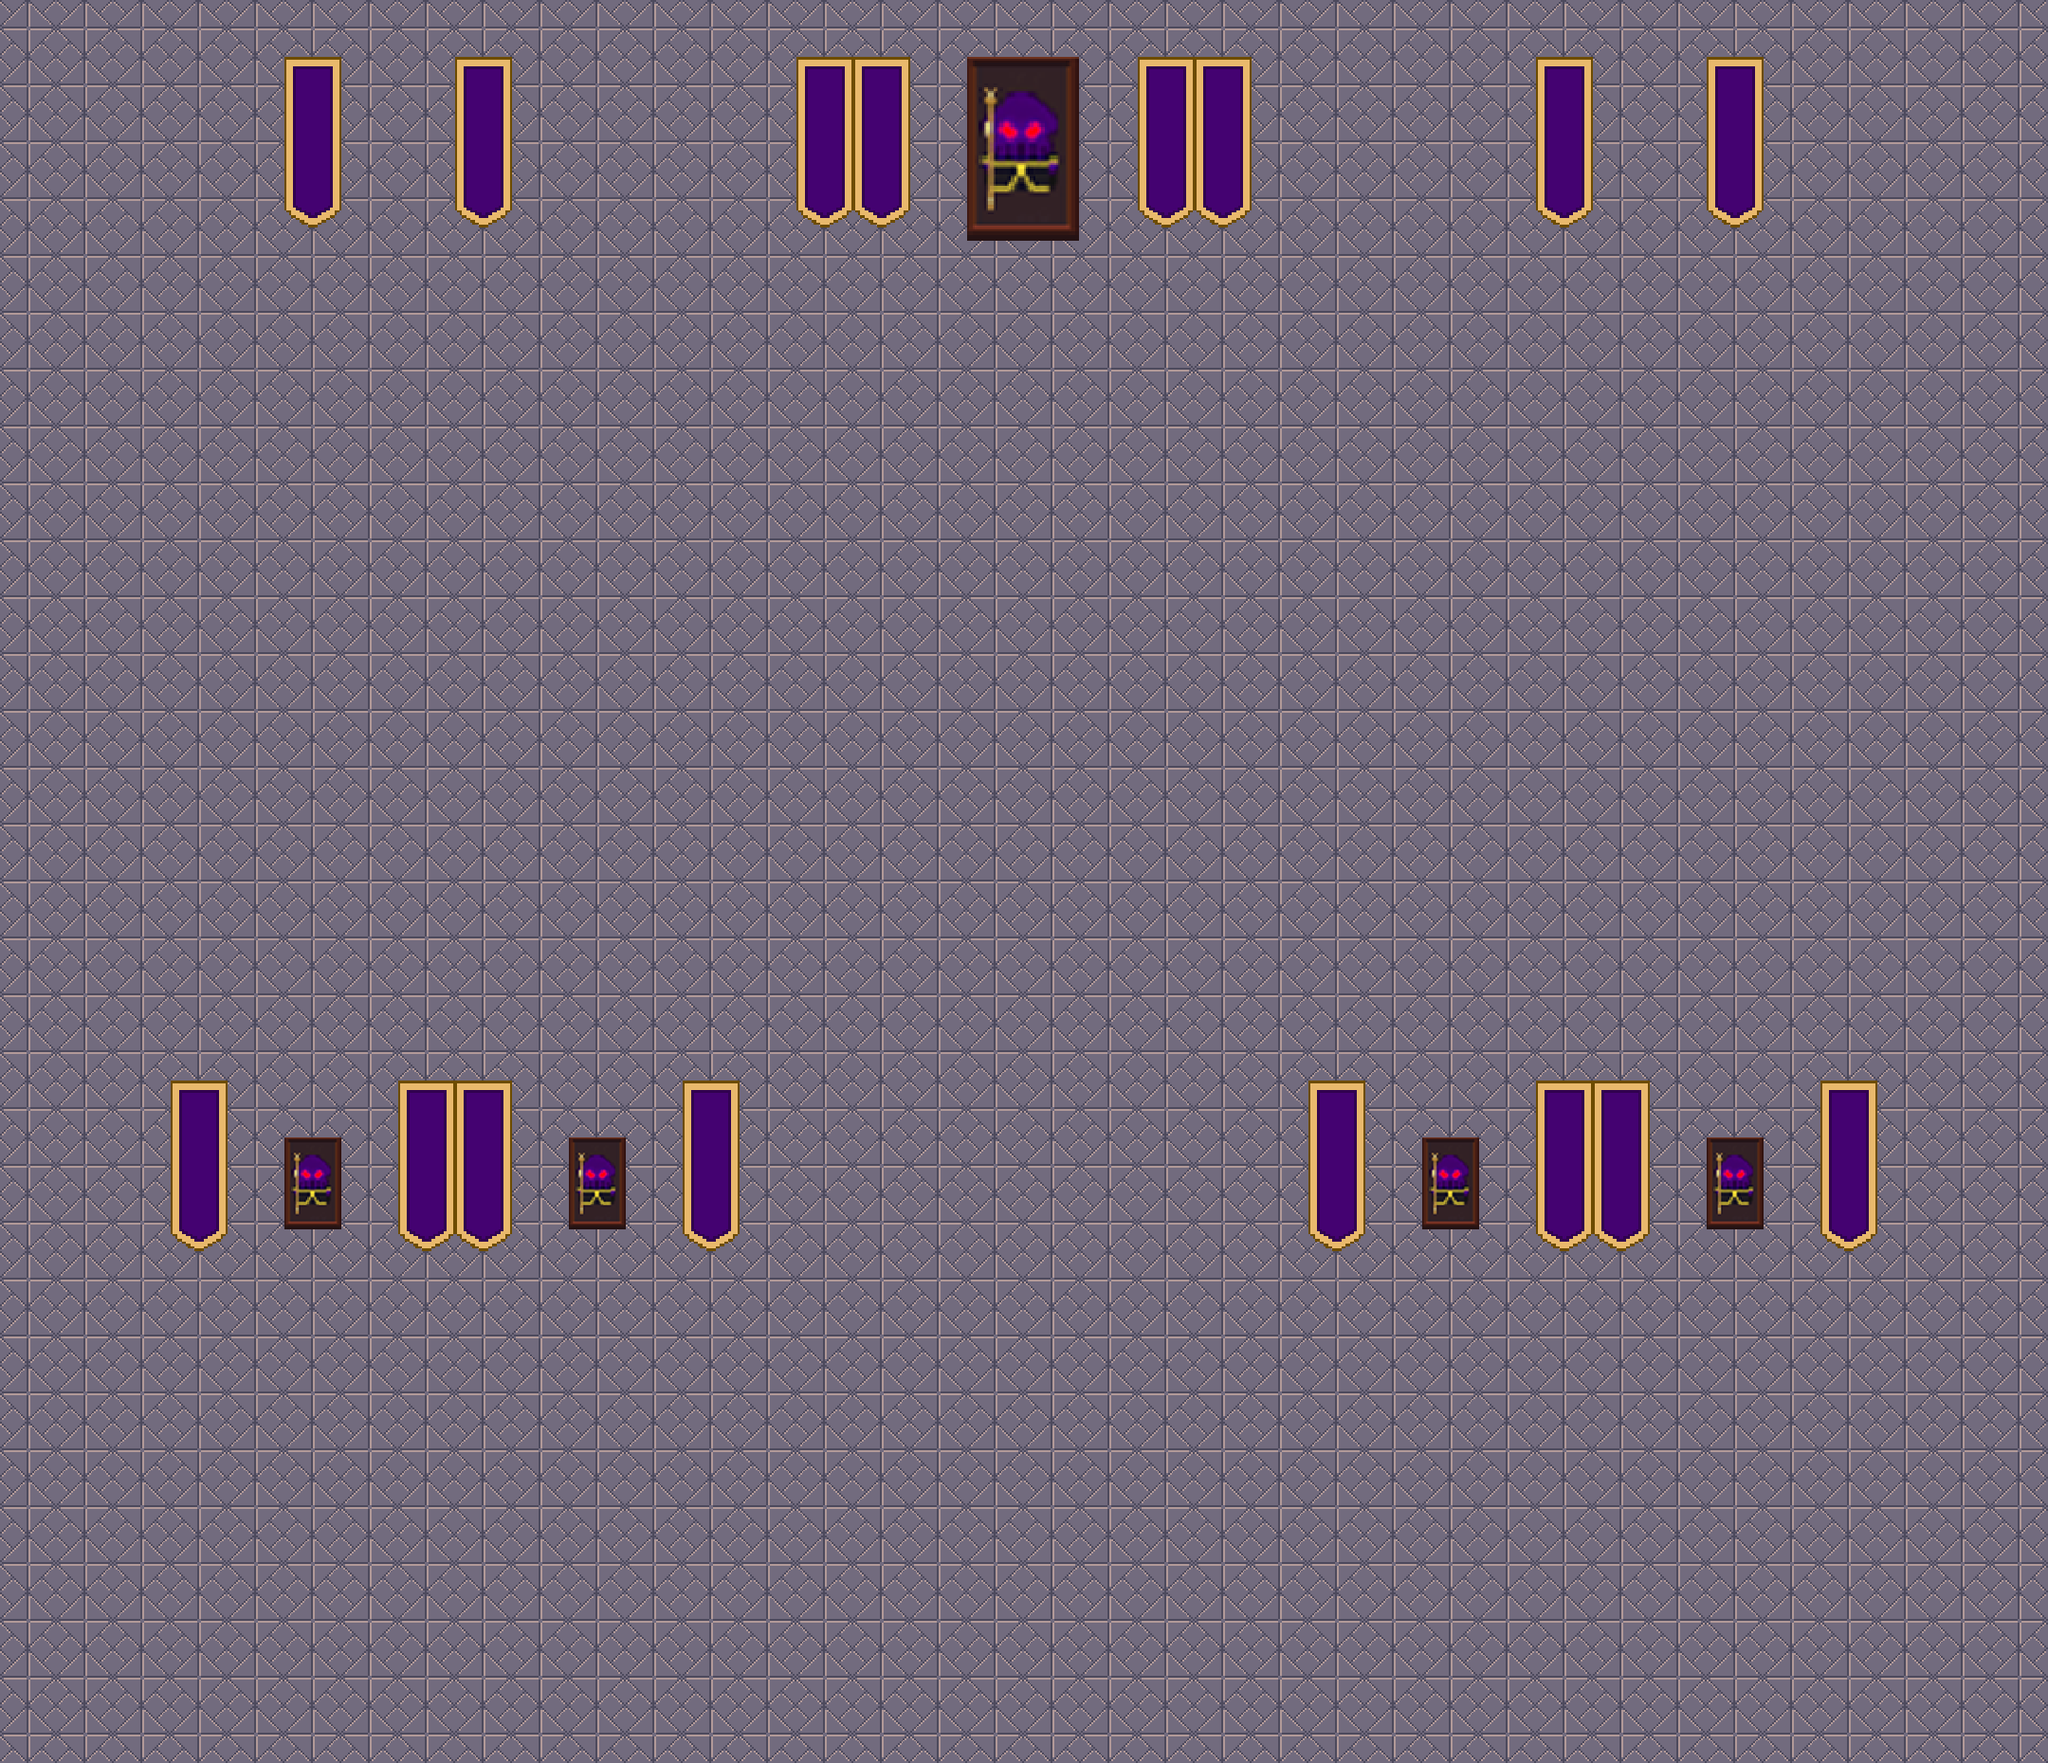

A level layout from a 2D game, rendered from its tile map. Below: a short description, then the map file with tile-grid data replaced by summaries:
An orthogonal 36x31 tile map with 60x60 px tiles, 3 tile layers (background, decoration, decoration2) and 443 objects.

<map version="1.5" tiledversion="1.7.2" orientation="orthogonal" renderorder="right-down" width="36" height="31" tilewidth="60" tileheight="60" infinite="0" nextlayerid="20" nextobjectid="493">
 <tileset firstgid="1" name="tileSet3" tilewidth="60" tileheight="60" tilecount="85" columns="17">
  <image source="../out/build/images/mapTile/tileSet3.png" trans="ff00ff" width="1068" height="300" />
 </tileset>
 <layer id="1" name="background" width="36" height="31">
  <data>[1116 cells, 1116 non-empty, 1 distinct tile ids]</data>
 </layer>
 <objectgroup id="2" name="wall1">
  <object id="2" gid="4" x="60" y="60" width="60" height="60" />
  <object id="3" gid="4" x="120" y="60" width="60" height="60" />
  <object id="4" gid="4" x="180" y="60" width="60" height="60" />
  <object id="5" gid="4" x="240" y="60" width="60" height="60" />
  <object id="6" gid="4" x="300" y="60" width="60" height="60" />
  <object id="7" gid="4" x="360" y="60" width="60" height="60" />
  <object id="8" gid="4" x="420" y="60" width="60" height="60" />
  <object id="9" gid="4" x="480" y="60" width="60" height="60" />
  <object id="10" gid="4" x="540" y="60" width="60" height="60" />
  <object id="11" gid="4" x="600" y="60" width="60" height="60" />
  <object id="12" gid="4" x="660" y="60" width="60" height="60" />
  <object id="13" gid="4" x="720" y="60" width="60" height="60" />
  <object id="14" gid="4" x="780" y="60" width="60" height="60" />
  <object id="15" gid="4" x="840" y="60" width="60" height="60" />
  <object id="16" gid="4" x="900" y="60" width="60" height="60" />
  <object id="18" gid="4" x="960" y="60" width="60" height="60" />
  <object id="19" gid="4" x="1020" y="60" width="60" height="60" />
  <object id="20" gid="4" x="1080" y="60" width="60" height="60" />
  <object id="21" gid="4" x="1140" y="60" width="60" height="60" />
  <object id="22" gid="4" x="1200" y="60" width="60" height="60" />
  <object id="23" gid="4" x="1260" y="60" width="60" height="60" />
  <object id="24" gid="4" x="1320" y="60" width="60" height="60" />
  <object id="25" gid="4" x="1440" y="60" width="60" height="60" />
  <object id="26" gid="4" x="1380" y="60" width="60" height="60" />
  <object id="27" gid="4" x="1500" y="60" width="60" height="60" />
  <object id="28" gid="4" x="1560" y="60" width="60" height="60" />
  <object id="29" gid="4" x="1620" y="60" width="60" height="60" />
  <object id="30" gid="4" x="1680" y="60" width="60" height="60" />
  <object id="31" gid="4" x="1740" y="60" width="60" height="60" />
  <object id="32" gid="4" x="1800" y="60" width="60" height="60" />
  <object id="33" gid="4" x="1860" y="60" width="60" height="60" />
  <object id="34" gid="4" x="1920" y="60" width="60" height="60" />
  <object id="35" gid="4" x="1980" y="60" width="60" height="60" />
  <object id="36" gid="4" x="2040" y="60" width="60" height="60" />
  <object id="39" gid="3" x="2040" y="120" width="60" height="60" />
  <object id="40" gid="3" x="1920" y="120" width="60" height="60" />
  <object id="41" gid="3" x="1800" y="120" width="60" height="60" />
  <object id="42" gid="3" x="1680" y="120" width="60" height="60" />
  <object id="43" gid="3" x="1560" y="120" width="60" height="60" />
  <object id="44" gid="3" x="1440" y="120" width="60" height="60" />
  <object id="45" gid="3" x="1320" y="120" width="60" height="60" />
  <object id="46" gid="3" x="1200" y="120" width="60" height="60" />
  <object id="47" gid="2" x="1980" y="120" width="60" height="60" />
  <object id="48" gid="2" x="1860" y="120" width="60" height="60" />
  <object id="49" gid="2" x="1740" y="120" width="60" height="60" />
  <object id="50" gid="2" x="1620" y="120" width="60" height="60" />
  <object id="51" gid="2" x="1500" y="120" width="60" height="60" />
  <object id="52" gid="2" x="1380" y="120" width="60" height="60" />
  <object id="53" gid="2" x="1260" y="120" width="60" height="60" />
  <object id="54" gid="20" x="2040" y="180" width="60" height="60" />
  <object id="55" gid="20" x="1920" y="180" width="60" height="60" />
  <object id="56" gid="20" x="1800" y="180" width="60" height="60" />
  <object id="57" gid="20" x="1680" y="180" width="60" height="60" />
  <object id="58" gid="20" x="1560" y="180" width="60" height="60" />
  <object id="59" gid="20" x="1440" y="180" width="60" height="60" />
  <object id="60" gid="20" x="1320" y="180" width="60" height="60" />
  <object id="61" gid="20" x="1200" y="180" width="60" height="60" />
  <object id="62" gid="37" x="2040" y="240" width="60" height="60" />
  <object id="63" gid="37" x="1920" y="240" width="60" height="60" />
  <object id="64" gid="37" x="1800" y="240" width="60" height="60" />
  <object id="65" gid="37" x="1680" y="240" width="60" height="60" />
  <object id="66" gid="37" x="1560" y="240" width="60" height="60" />
  <object id="67" gid="37" x="1440" y="240" width="60" height="60" />
  <object id="68" gid="37" x="1320" y="240" width="60" height="60" />
  <object id="69" gid="37" x="1200" y="240" width="60" height="60" />
  <object id="70" gid="54" x="2040" y="300" width="60" height="60" />
  <object id="71" gid="54" x="1920" y="300" width="60" height="60" />
  <object id="72" gid="54" x="1800" y="300" width="60" height="60" />
  <object id="73" gid="54" x="1680" y="300" width="60" height="60" />
  <object id="74" gid="54" x="1560" y="300" width="60" height="60" />
  <object id="75" gid="54" x="1440" y="300" width="60" height="60" />
  <object id="76" gid="54" x="1320" y="300" width="60" height="60" />
  <object id="77" gid="54" x="1200" y="300" width="60" height="60" />
  <object id="79" gid="19" x="1980" y="180" width="60" height="60" />
  <object id="80" gid="19" x="1860" y="180" width="60" height="60" />
  <object id="81" gid="19" x="1740" y="180" width="60" height="60" />
  <object id="82" gid="19" x="1620" y="180" width="60" height="60" />
  <object id="83" gid="19" x="1500" y="180" width="60" height="60" />
  <object id="84" gid="19" x="1380" y="180" width="60" height="60" />
  <object id="85" gid="19" x="1260" y="180" width="60" height="60" />
  <object id="86" gid="36" x="1980" y="240" width="60" height="60" />
  <object id="87" gid="36" x="1860" y="240" width="60" height="60" />
  <object id="88" gid="36" x="1740" y="240" width="60" height="60" />
  <object id="89" gid="36" x="1620" y="240" width="60" height="60" />
  </objectgroup>
 <layer id="5" name="decoration" width="36" height="31">
  <data>[1116 cells, 32 non-empty, 11 distinct tile ids]</data>
 </layer>
 <objectgroup id="6" name="throne">
  <!-- 273 objects omitted --></objectgroup>
 <objectgroup id="7" name="chandelier1">
  <!-- 267 objects omitted --></objectgroup>
 <objectgroup id="8" name="chandelier2">
  <!-- 261 objects omitted --></objectgroup>
 <objectgroup id="17" name="chandelier3">
  <!-- 255 objects omitted --></objectgroup>
 <objectgroup id="18" name="chandelier4">
  <!-- 249 objects omitted --></objectgroup>
 <objectgroup id="3" name="wall2">
  <!-- 243 objects omitted --></objectgroup>
 <objectgroup id="4" name="wall3">
  <!-- 212 objects omitted --></objectgroup>
 <objectgroup id="10" name="wall4">
  <!-- 181 objects omitted --></objectgroup>
 <objectgroup id="11" name="wall5">
  <!-- 144 objects omitted --></objectgroup>
 <objectgroup id="13" name="wall6">
  <!-- 79 objects omitted --></objectgroup>
 <layer id="16" name="decoration2" width="36" height="31">
  <data>[1116 cells, 32 non-empty, 5 distinct tile ids]</data>
 </layer>
 <objectgroup id="15" name="statue">
  <properties>
   <property name="empty" type="bool" value="false" />
  </properties>
  <!-- 13 objects omitted --></objectgroup>
 <objectgroup id="14" name="statue">
  <properties>
   <property name="empty" type="bool" value="false" />
  </properties>
  <!-- 7 objects omitted --></objectgroup>
 <objectgroup id="19" name="princess">
  <!-- 1 objects omitted --></objectgroup>
</map>
<!-- 359 of 443 objects omitted -->